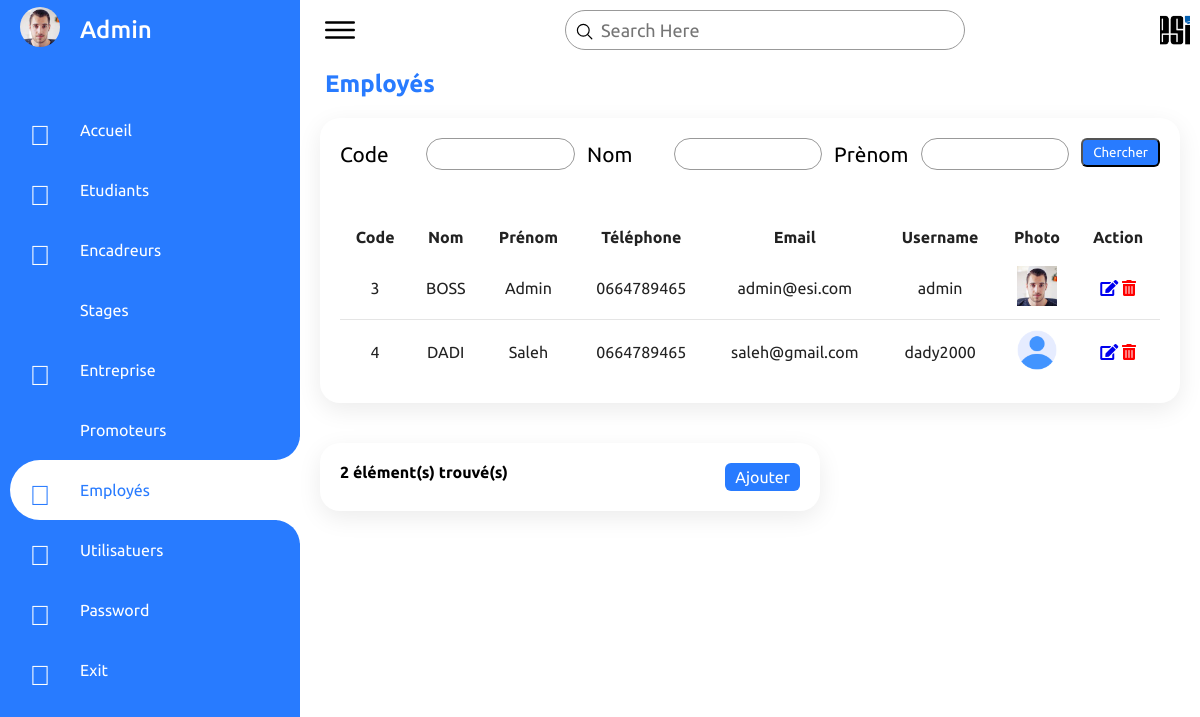
The app's page /employees/ (signed in) with its own data.
### GestionStages/models.py (models this page shows, shortened)
class Employee(models.Model):
    user         = models.OneToOneField(User,null=True, on_delete=models.CASCADE,unique=TRUE)
    name         = models.CharField(max_length=190)
    surname      = models.CharField(max_length=190)
    email        = models.EmailField(max_length=190)
    phone        = models.CharField(max_length=10)
    photo        = models.ImageField(upload_to = 'images/' ,default='images/user.png',null=True)
    date_created = models.DateTimeField(auto_now_add=True, null=True)

### GestionStages/decorators.py (the view)
        def wrapper_func(request , *args,**kwargs):
            group = None
            if request.user.groups.exists():
               group =  request.user.groups.all()[0].name
            if group == 'admin':
               return view_func(request , *args,**kwargs)
            else:
                if group == 'student':
                    return redirect('studenthome')
                else:
                    if group == 'teacher':
                        return redirect('teacherhome')

### GestionStages/views.py (called while the page is built)
@login_required(login_url='login')
@foradmin(allowedGroups=['admin'])
def employees(request):
    hovered1 = ''
    hovered2 = ''
    hovered3 = ''
    hovered4 = ''
    hovered5 = ''
    hovered6 = ''
    hovered7 = ''
    hovered8 = 'hovered'
    employees = Employee.objects.all()
    MyFilter = EmployeeFilter(request.GET,queryset=employees)
    employees = MyFilter.qs
    count_employees = employees.count()
    context = {
        'hovered1'   : hovered1,
        'hovered2'   : hovered2,
        'hovered3'   : hovered3,
        'hovered4'   : hovered4,
        'hovered5'   : hovered5,
        'hovered6'   : hovered6,
        'hovered7'   : hovered7,
        'hovered8'   : hovered8,
        'employees'   : employees,
        'MyFilter'   : MyFilter,
        'count_employees' : count_employees, }
    return render(request , 'employees.html',context)

### GestionStages/templates/employees.html
{% extends 'main.html' %}
{% load static %}
{% block content%}
<div class="main">
    {% include 'topbar.html' %}
    <h2 style="color: #287bff; margin-left:25px; margin-top:10px">Employés</h2>
    <div class="studentspage">
        <div class="students">
            <form method="GET">
                <div class="filterdiv">
                    <div class="form-group">
                        <label for="exampleInputId">Code</label>
                        {{MyFilter.form.id}}
                    </div>
                    <div class="form-group">
                        <label for="exampleInputSurname">Nom</label>
                        {{MyFilter.form.surname}}
                    </div>
                    <div class="form-group">
                        <label for="exampleInputName">Prènom</label>
                        {{MyFilter.form.name}}
                    </div>
                    <div class="form-group1">
                        <button type="submit" class="btn btn-primary">Chercher</button>
                    </div>
                </div>
            </form>
            <table>
                <thead>
                    <tr>
                        <td>Code</td>
                        <td>Nom</td>
                        <td>Prénom</td>
                        <td>Téléphone</td>
                        <td>Email</td>
                        <td>Username</td>
                        <td>Photo</td>
                        <td>Action</td>
                    </tr>
                </thead>
                <tbody>
                    {% for item in employees %}
                    <tr>
                        <td>{{item.id}}</td>
                        <td>{{item.surname}}</td>
                        <td>{{item.name}}</td>
                        <td>{{item.phone}}</td>
                        <td>{{item.email}}</td>
                        <td>{{item.user}}</td>
                        <td><img style="width: 40px;height: 40px;object-fit: cover;"src="/media/{{item.photo}}"></img></td>
                        <td>
                            <a href="{% url 'updateemployee' item.id %}"><i class="fas fa-edit" style="color:gris;"></i></a>
                            <a class="text-danger" href="{% url 'deleteemployee' item.id %}" style="color:red;"><i class="fas fa-trash-alt"></i></a>
                        </td>
                    </tr>
                    {% endfor %}
                </tbody>
            </table>
        </div>
    </div>
    <div class="studentsfooter">
        <div class="records">
                <div class="cardHeader">
                    <h4>{{count_employees}} élément(s) trouvé(s)</h4>
                    <a href="{% url 'createemployee' %}" class="btn">Ajouter</a>
                </div>
        </div>
    </div>
</div>
{% endblock %}

### GestionStages/templates/menu.html (shortened to what this page needs)
{% load static %}
<div class="navigation">
    <ul>
        <li>
            <a href="{% url 'changephoto' request.user.employee.id 1 %}">
                <span class="icon"><img  src="/media/{{request.user.employee.photo}}"></img></span>
                <span class="title" style="font-size: 1.5em;font-weight: 500;">{{request.user.employee.name}}</span>
            </a>
        </li>
        <li class="{{hovered1}}">
            <a href="{% url 'home' %}">
                <span class="icon"><span style="font-size: 1.75em;"><i class="fal fa-home"></i></span></span>
                <span class="title">Accueil</span>
            </a>
        </li>
        <li class="{{hovered2}}">
            <a href="{% url 'students' %}">
                <span class="icon"><span style="font-size: 1.75em;"><i class="fal fa-user-graduate"></i></span></span>
                <span class="title">Etudiants</span>
            </a>
        </li>
        <li class="{{hovered3}}">
            <a href="{% url 'teachers' %}">
                <span class="icon"><span style="font-size: 1.75em;"><i class="fal fa-chalkboard-teacher"></i></span></span>
                <span class="title">Encadreurs</span>
            </a>
        </li>
        <li class="">
            <a href="{% url 'stages1cpi' %}">
                <span class="icon"><span style="font-size: 1.75em;"></span></span>
                <span class="title">Stages</span>
            </a>
        </li>
        <li class="{{hovered5}}">
            <a href="{% url 'companies' %}">
                <span class="icon"><span style="font-size: 1.75em;"><i class="fal fa-building"></i></span></span>
                <span class="title">Entreprise</span>
            </a>
        </li>
        <li class="{{hovered6}}">
            <a href="{% url 'promoters' %}">
                <span class="icon"><span style="font-size: 1.75em;"></span></span>
                <span class="title">Promoteurs</span>
            </a>
        </li>
        <li class="{{hovered8}}">
            <a href="{% url 'employees' %}">
                <span class="icon"><span style="font-size: 1.75em;"><i class="fal fa-people-carry"></i></span></span>
                <span class="title">Employés</span>
            </a>
        </li>
        <li class="{{hovered7}}">
            <a href="{% url 'users' %}">
                <span class="icon"><span style="font-size: 1.75em;"><i class="fal fa-users"></i></span></span>
                <span class="title">Utilisatuers</span>
            </a>
        </li>
        <li class="#">
            <a href="{% url 'passwordemp' request.user.id %}">
                <span class="icon"><span style="font-size: 1.75em;"><i class="fal fa-key"></i></span></span>
                <span class="title">Password</span>
            </a>
        </li>
        <li>
            <a href="{% url 'logout' %}">
                <span class="icon"><span style="font-size: 1.75em;"><i class="fal fa-sign-out-alt"></i></span></span>
                <span class="title">Exit</span>
            </a>
        </li>
    </ul>
</div>

### records on screen
Employee: id "3", surname "BOSS", name "Admin", phone "0664789465", email "admin@esi.com", user "admin", photo (picture)
Employee: id "4", surname "DADI", name "Saleh", phone "0664789465", email "saleh@gmail.com", user "dady2000", photo (placeholder picture)

### other values on screen
{{ request.user.employee.name }} "Admin"
{{ count_employees }} "2"
